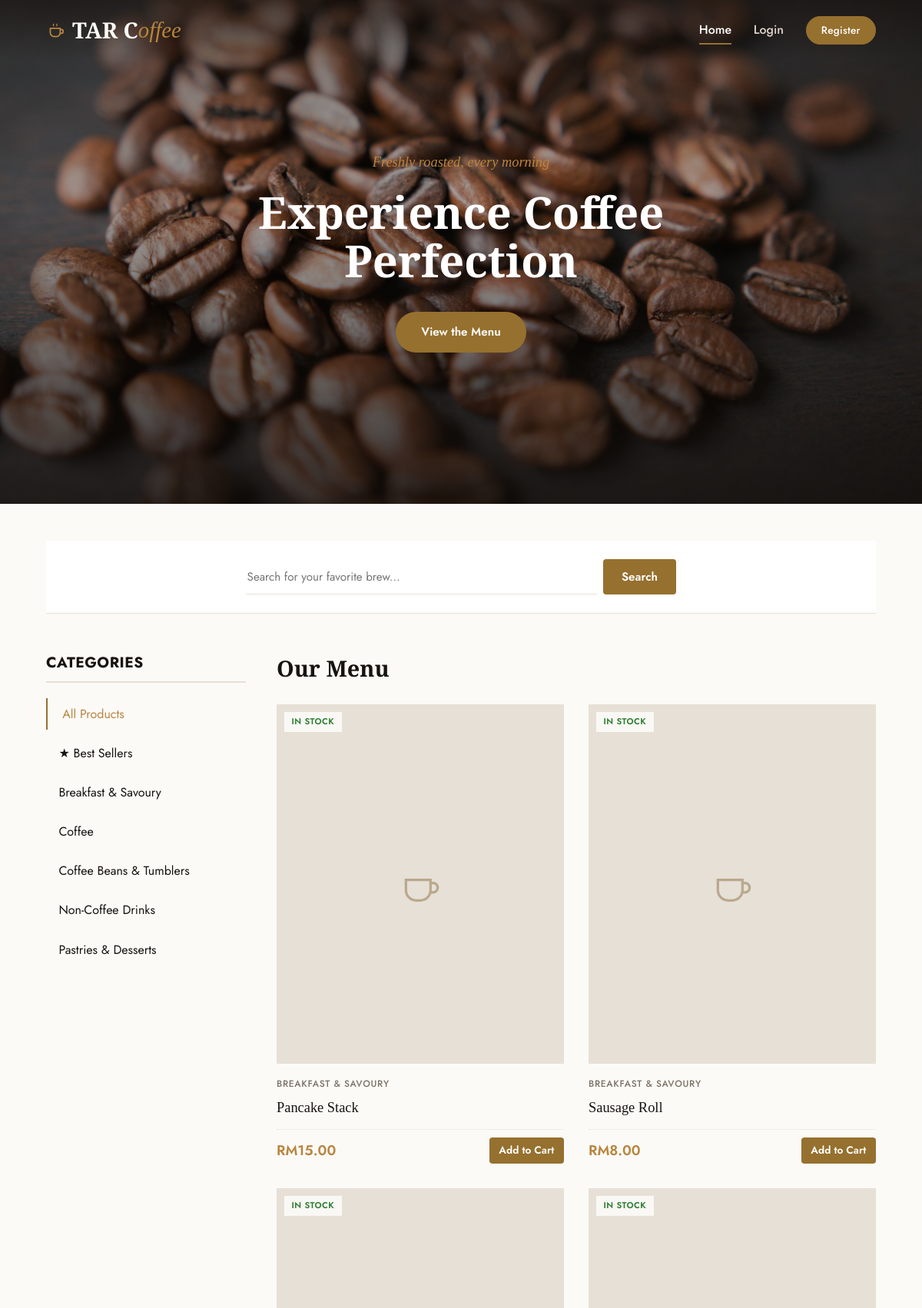
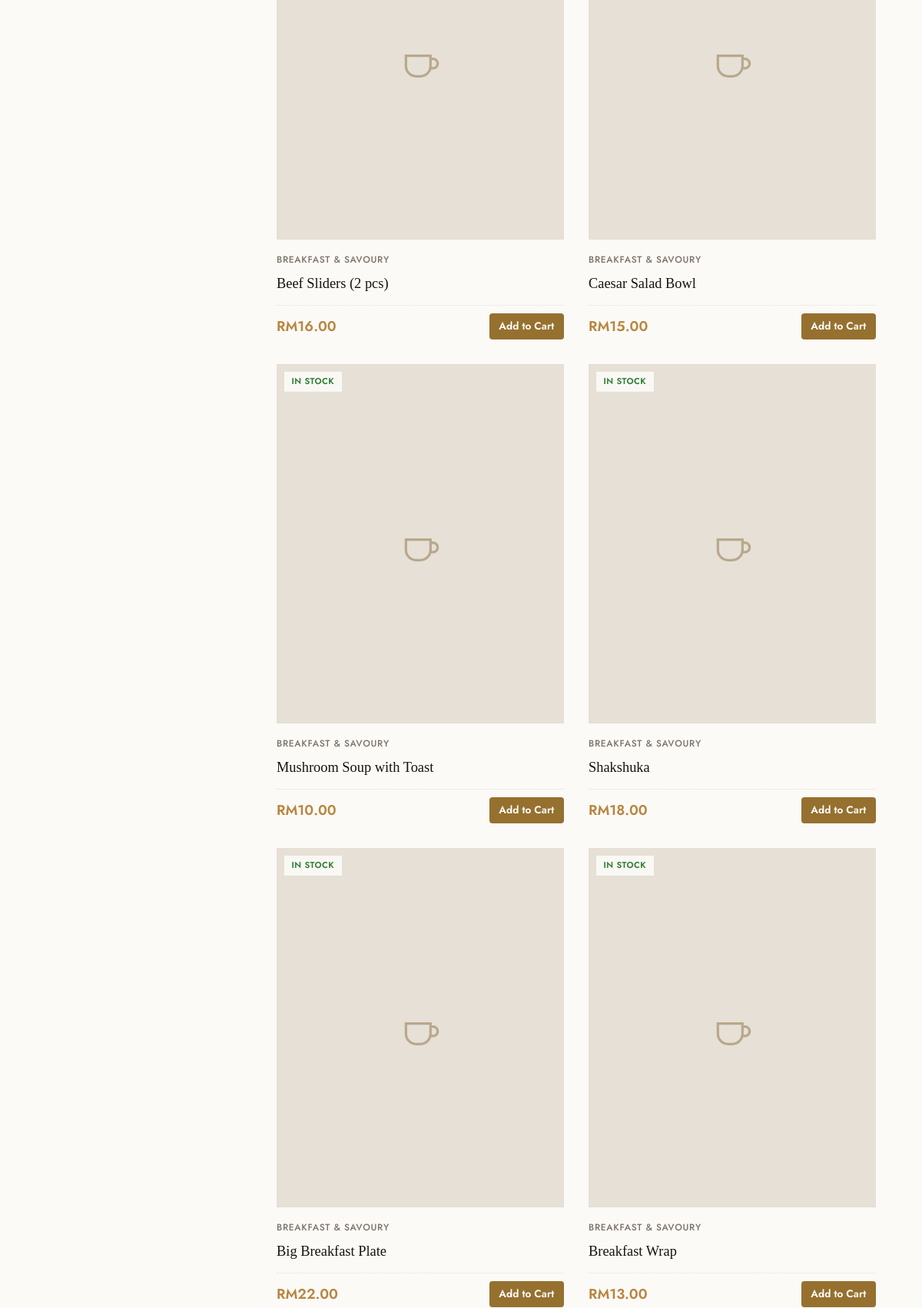
The page / (upper part) on the database its author committed (2 pictures, top to bottom).
### tables this page shows
CREATE TABLE `categories` (
  `id` INT AUTO_INCREMENT PRIMARY KEY,
  `name` VARCHAR(50) NOT NULL UNIQUE,
  `description` TEXT DEFAULT NULL
);

CREATE TABLE `products` (
  `id` INT AUTO_INCREMENT PRIMARY KEY,
  `category_id` INT DEFAULT NULL,
  `name` VARCHAR(100) NOT NULL,
  `description` TEXT DEFAULT NULL,
  `price` DECIMAL(10, 2) NOT NULL,
  `stock` INT UNSIGNED DEFAULT 0,
  `created_at` TIMESTAMP DEFAULT CURRENT_TIMESTAMP,
  FOREIGN KEY (`category_id`) REFERENCES `categories` (`id`) ON DELETE SET NULL,
  INDEX `idx_products_name` (`name`)
);

### includes/html_helpers.php (called while the page is built, shortened)
<?php
function paginate_current_page() {
    $page = filter_input(INPUT_GET, 'page', FILTER_VALIDATE_INT);
    if ($page === false || $page === null || $page < 1) {
        return 1;
    }
    return $page;
}
function paginate_query($pdo, $count_sql, $params, $per_page) {
    $stmt = $pdo->prepare($count_sql);
    $stmt->execute($params);
    $total_rows = (int) $stmt->fetchColumn();
    $total_pages = max(1, (int) ceil($total_rows / $per_page));
    $page = min(paginate_current_page(), $total_pages);
    $offset = ($page - 1) * $per_page;
    return [
        'page' => $page,
        'per_page' => $per_page,
        'offset' => $offset,
        'total_rows' => $total_rows,
        'total_pages' => $total_pages,
    ];
}
?>

### includes/auth.php (called while the page is built, shortened)
<?php
function is_logged_in() {
    return isset($_SESSION['user_id']);
}
function is_admin() {
    return is_logged_in() && in_array($_SESSION['user_role'] ?? '', ['admin', 'super_admin'], true);
}
?>

### includes/product_list.php (the view, shortened to what this page needs)
<?php
$is_best = $is_best ?? false;
?>
<h2 class="section-title">
    <?php
    if ($is_best) {
        echo 'Best Sellers';
    } else {
        echo 'Our Menu';
    }
    ?>
</h2>
<?php if (empty($products)): ?>
    <div class="alert alert-info">
        No products found matching your criteria. Try adjusting your search query or filters.
    </div>
<?php else: ?>
    <div class="product-grid">
        <?php foreach ($products as $product): ?>
            <article class="product-card">
                <div class="product-img-wrapper">
                    <?php
                    $photo_path = 'uploads/products/' . $product['primary_image'];
                    if (!empty($product['primary_image']) && file_exists(__DIR__ . '/../' . $photo_path)):
                    ?>
                        <img src="<?= htmlspecialchars($photo_path) ?>" class="product-img" alt="<?= htmlspecialchars($product['name']) ?>">
                    <?php else: ?>
                        <div class="product-img-placeholder">
                            <svg viewBox="0 0 24 24" fill="none" stroke="currentColor" stroke-width="1.2"><path d="M6 10h11v5a5 5 0 0 1-5 5H10a5 5 0 0 1-5-5v-5z"/><path d="M17 11.5h1.2a2.3 2.3 0 0 1 0 4.6H17"/></svg>
                        </div>
                    <?php endif; ?>
                    <?php if ($product['stock'] == 0): ?>
                        <span class="stock-badge out-of-stock">Sold Out</span>
                    <?php elseif ($product['stock'] <= 5): ?>
                        <span class="stock-badge low-stock">Low Stock (<?= $product['stock'] ?> left)</span>
                    <?php else: ?>
                        <span class="stock-badge in-stock">In Stock</span>
                    <?php endif; ?>
                </div>
                <div class="product-info">
                    <span class="product-cat"><?= htmlspecialchars($product['category_name'] ?? 'Uncategorized') ?></span>
                    <h3 class="product-name">
                        <a href="product_detail.php?id=<?= $product['id'] ?>">
                            <?= htmlspecialchars($product['name']) ?>
                        </a>
                    </h3>
                    <div class="product-price-action">
                        <span class="product-price">RM<?= number_format($product['price'], 2) ?></span>
                        <?php if (is_admin()): ?>
                            <a href="admin/products.php?action=edit&id=<?= $product['id'] ?>" class="btn btn-secondary btn-sm">Edit</a>
                        <?php else: ?>
                            <?php if ($product['stock'] > 0 && $product['has_required_options']): ?>
                                <a href="product_detail.php?id=<?= $product['id'] ?>" class="btn btn-accent btn-sm">Select Options</a>
                            <?php elseif ($product['stock'] > 0): ?>
                                <a href="product_detail.php?id=<?= $product['id'] ?>" class="btn btn-accent btn-sm">Add to Cart</a>
                            <?php else: ?>
                                <button class="btn btn-secondary btn-sm" disabled>Unavailable</button>
                            <?php endif; ?>
                        <?php endif; ?>
                    </div>
                </div>
            </article>
        <?php endforeach; ?>
    </div>
<?php endif; ?>

### index.php (shortened to what this page needs)
<?php
$shop_ajax = isset($_GET['ajax']) && $_GET['ajax'] === 'products';
if ($shop_ajax) {
    require_once __DIR__ . '/includes/db.php';
    require_once __DIR__ . '/includes/auth.php';
    require_once __DIR__ . '/includes/html_helpers.php';
} else {
    require_once __DIR__ . '/includes/header.php';
}
$cat_stmt = $pdo->query("SELECT * FROM categories ORDER BY name ASC");
$categories = $cat_stmt->fetchAll();
$is_best = (($_GET['cat_id'] ?? '') === 'best');
$cat_id = $is_best ? 0 : (isset($_GET['cat_id']) ? intval($_GET['cat_id']) : 0);
$search = isset($_GET['q']) ? trim($_GET['q']) : '';
$card_cols = "p.*, c.name as category_name,
        (SELECT image_path FROM product_images WHERE product_id = p.id ORDER BY is_primary DESC, id ASC LIMIT 1) as primary_image,
        (SELECT AVG(rating) FROM reviews WHERE product_id = p.id) as avg_rating,
        (SELECT COUNT(*) FROM reviews WHERE product_id = p.id) as review_count,
        EXISTS(SELECT 1 FROM product_option_groups WHERE product_id = p.id AND is_required = 1) as has_required_options";
if ($is_best) {
    $best_limit = 5;
    $sql = "SELECT $card_cols, s.total_sold
            FROM products p
            LEFT JOIN categories c ON p.category_id = c.id
            JOIN (
                SELECT oi.product_id, SUM(oi.quantity) AS total_sold
                FROM order_items oi
                JOIN orders o ON o.id = oi.order_id
                WHERE o.status <> 'Cancelled' AND oi.product_id IS NOT NULL
                GROUP BY oi.product_id
            ) s ON s.product_id = p.id
            ORDER BY s.total_sold DESC, p.id DESC
            LIMIT $best_limit";
    $products = $pdo->query($sql)->fetchAll();
    if (empty($products)) {
        $products = $pdo->query("SELECT $card_cols
            FROM products p
            LEFT JOIN categories c ON p.category_id = c.id
            ORDER BY p.id DESC
            LIMIT $best_limit")->fetchAll();
    }
    $pg = ['page' => 1, 'per_page' => $best_limit, 'offset' => 0, 'total_rows' => count($products), 'total_pages' => 1];
} else {
    $where = [];
    $params = [];
    $where_sql = $where ? (" WHERE " . implode(" AND ", $where)) : "";
    $count_sql = "SELECT COUNT(*) FROM products p LEFT JOIN categories c ON p.category_id = c.id" . $where_sql;
    $per_page = 12;
    $pg = paginate_query($pdo, $count_sql, $params, $per_page);
    $sql = "SELECT $card_cols
            FROM products p
            LEFT JOIN categories c ON p.category_id = c.id"
            . $where_sql
            . " ORDER BY p.id DESC LIMIT " . (int) $pg['per_page'] . " OFFSET " . (int) $pg['offset'];
    $prod_stmt = $pdo->prepare($sql);
    $prod_stmt->execute($params);
    $products = $prod_stmt->fetchAll();
}
?>
<section class="hero">
    <div class="hero-content">
        <span class="hero-eyebrow">Freshly roasted, every morning</span>
        <h1>Experience Coffee Perfection</h1>
        <div class="hero-actions">
            <a href="#products" class="btn btn-accent">View the Menu</a>
        </div>
    </div>
</section>
<div class="quick-search">
    <div class="search-container">
        <form action="index.php" method="GET" class="search-form">
            <input type="text" name="q" class="form-control" maxlength="100" placeholder="Search for your favorite brew..." value="<?= htmlspecialchars($search) ?>">
            <button type="submit" class="btn btn-accent">Search</button>
        </form>
    </div>
</div>
<div class="shop-layout" id="products">
    <aside class="sidebar">
        <h3>Categories</h3>
        <ul class="filter-list">
            <li>
                <a href="index.php<?= !empty($search) ? '?q=' . urlencode($search) : '' ?>" class="<?= (!$is_best && $cat_id === 0) ? 'active' : '' ?>">
                    All Products
                </a>
            </li>
            <li>
                <a href="index.php?cat_id=best<?= !empty($search) ? '&q=' . urlencode($search) : '' ?>" class="<?= $is_best ? 'active' : '' ?>">
                    &#9733; Best Sellers
                </a>
            </li>
            <?php foreach ($categories as $cat): ?>
                <li>
                    <a href="index.php?cat_id=<?= $cat['id'] ?><?= !empty($search) ? '&q=' . urlencode($search) : '' ?>" class="<?= $cat_id === $cat['id'] ? 'active' : '' ?>">
                        <?= htmlspecialchars($cat['name']) ?>
                    </a>
                </li>
            <?php endforeach; ?>
        </ul>
    </aside>
    <section class="products-section">
        <?php require __DIR__ . '/includes/product_list.php'; ?>
    </section>
</div>
<?php
require_once __DIR__ . '/includes/footer.php';
?>

### rows shown on the page
categories: name "Breakfast & Savoury"
categories: name "Coffee"
categories: name "Coffee Beans & Tumblers"
categories: name "Non-Coffee Drinks"
categories: name "Pastries & Desserts"
products: stock "IN STOCK", category.name "BREAKFAST & SAVOURY", name "Pancake Stack", price "15.00"
products: stock "IN STOCK", category.name "BREAKFAST & SAVOURY", name "Sausage Roll", price "8.00"
products: stock "IN STOCK", category.name "BREAKFAST & SAVOURY", name "Beef Sliders (2 pcs)", price "16.00"
products: stock "IN STOCK", category.name "BREAKFAST & SAVOURY", name "Caesar Salad Bowl", price "15.00"
products: stock "IN STOCK", category.name "BREAKFAST & SAVOURY", name "Mushroom Soup with Toast", price "10.00"
products: stock "IN STOCK", category.name "BREAKFAST & SAVOURY", name "Shakshuka", price "18.00"
products: stock "IN STOCK", category.name "BREAKFAST & SAVOURY", name "Big Breakfast Plate", price "22.00"
products: stock "IN STOCK", category.name "BREAKFAST & SAVOURY", name "Breakfast Wrap", price "13.00"
